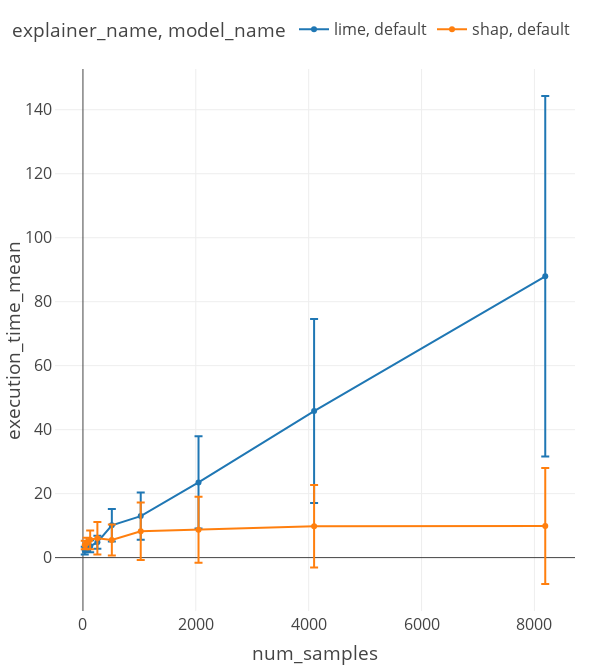

The notebook cell saved with this chart:
### Code cell
# select first element of each id (id_cols are = ['num_samples', 'explainer_name', 'dataset_name', 'id','model_name'])
# plot in log scale y axis = 'execution_time' x axis = 'num_samples'. with mean and std, grouping by id_cols    
# use plotly express
def plot_time_vs_num_samples(df, id_cols, log_scale=True):
    df = df.groupby(id_cols, as_index=False).first()
    # groupby 'id'and compute mean and std of 'execution_time'
    df = df.groupby(list(set(id_cols) - set(['id'])), as_index=False).agg({'execution_time': ['mean', 'std']})
    # merge columns names levels
    df.columns = df.columns.map('_'.join).str.strip('_')
    fig = px.line(df, x='num_samples', y='execution_time_mean', color='explainer_name', symbol='model_name', error_y='execution_time_std', log_y=False)
    return fig
    
fig = plot_time_vs_num_samples(df, id_cols=['num_samples', 'explainer_name', 'dataset_name', 'id','model_name'], log_scale=True)
fig.update_layout(**layout_dict, **h_legend_dict
                  )
fig = end_fig_func(fig)
fig.show()

### Figure 1 — Plotly figure (JSON) as saved in the notebook; plotly's stock layout.template omitted (floating-point values rounded to 4 significant figures)
{"data": [{"error_y": {"array": [1.191, 0.5861, 1.848, 2.019, 5.067, 7.376, 14.41, 28.75, 56.34]}, "hovertemplate": "lime<br>model_name=default<br>num_samples=%{x}<br>execution_time_mean=%{y}<extra></extra>", "legendgroup": "lime, default", "line": {"color": "#1f77b4", "dash": "solid"}, "marker": {"symbol": "circle"}, "mode": "lines+markers", "name": "lime, default", "orientation": "v", "showlegend": true, "x": [32, 64, 128, 256, 512, 1024, 2048, 4096, 8192], "xaxis": "x", "y": [2.187, 2.339, 3.543, 4.822, 10.11, 12.98, 23.52, 45.82, 87.93], "yaxis": "y", "type": "scatter"}, {"error_y": {"array": [1.323, 1.75, 2.933, 5.102, 4.825, 8.96, 10.34, 12.91, 18.13]}, "hovertemplate": "shap<br>model_name=default<br>num_samples=%{x}<br>execution_time_mean=%{y}<extra></extra>", "legendgroup": "shap, default", "line": {"color": "#ff7f0e", "dash": "solid"}, "marker": {"symbol": "circle"}, "mode": "lines+markers", "name": "shap, default", "orientation": "v", "showlegend": true, "x": [32, 64, 128, 256, 512, 1024, 2048, 4096, 8192], "xaxis": "x", "y": [3.966, 4.493, 5.575, 6.043, 5.489, 8.232, 8.722, 9.787, 9.908], "yaxis": "y", "type": "scatter"}], "layout": {"xaxis": {"anchor": "y", "domain": [0.0, 1.0], "title": {"text": "num_samples"}}, "yaxis": {"anchor": "x", "domain": [0.0, 1.0], "title": {"text": "execution_time_mean"}}, "legend": {"title": {"text": "explainer_name, model_name"}, "tracegroupgap": 0, "orientation": "h", "yanchor": "bottom", "y": 1.04, "xanchor": "right", "x": 1}, "margin": {"b": 55, "l": 55, "pad": 2, "r": 25, "t": 50}, "font": {"size": 16}, "autosize": false, "width": 600, "height": 666.7, "title": {"text": ""}}}
